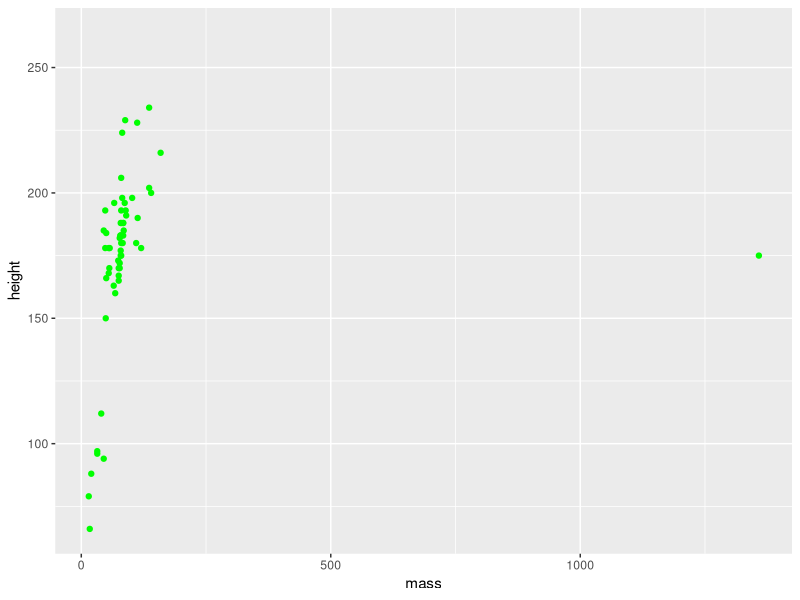

This figure's R source:
## ---- chunk 1
knitr::opts_chunk$set(echo = TRUE)

library(tidyverse)
## ---- chunk 2
ggplot(data = starwars, aes(x = mass, y = height)) +
  geom_point(color = "green")
